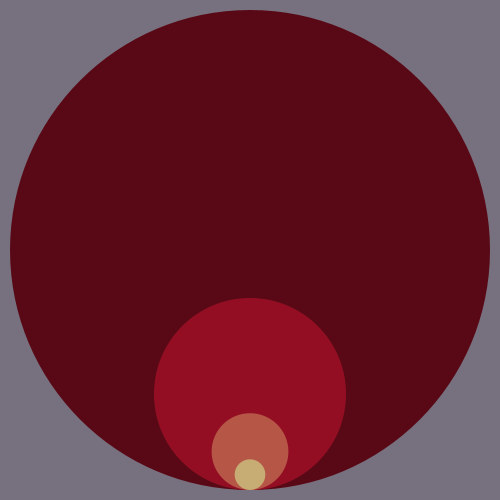
Frame 1 (no input)
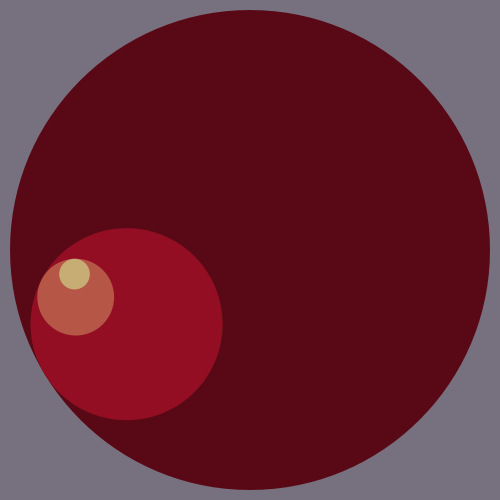
Frame 60 (the mouse pressed at the canvas centre just before this capture)
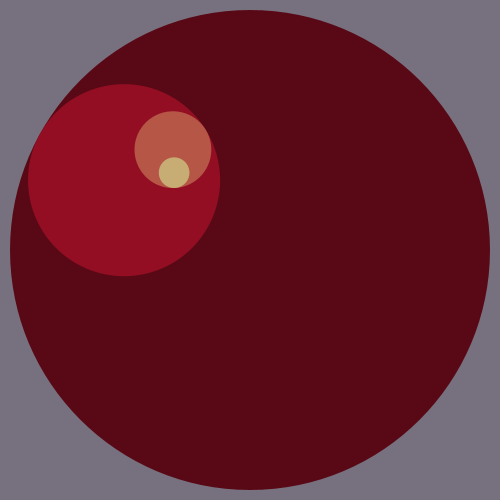
Frame 120 (the mouse held since frame 60 and released just before this capture)

The Processing sketch that drew these frames (run headless with seeded random() and noise(); from frame 60 on, the mouse is pressed at the canvas centre):

// Processing sketch: spinners6
// ── spinners6.pde
int MaxDepth = 4;
float Theta = 0;

void setup() {
   size(500, 500);
   noStroke();
}

void draw() {
   background(119, 112, 127);
   translate(250, 250);
   scale(240.0);
   drawCircles(1);
   Theta += radians(1);
}

void drawCircles(int depth) {
   switch (depth) {
      case 1:  fill(color(89, 9, 21));     break;
      case 2:  fill(color(148, 14, 35));   break;
      case 3:  fill(color(181, 86, 70));   break;
      case 4:  fill(color(199, 172, 115)); break;
      default: return;     
   }   
   ellipse(0, 0, 2, 2);

   rotate(Theta);
   translate(0, 0.6);
   scale(0.4);
   drawCircles(depth+1);
}
